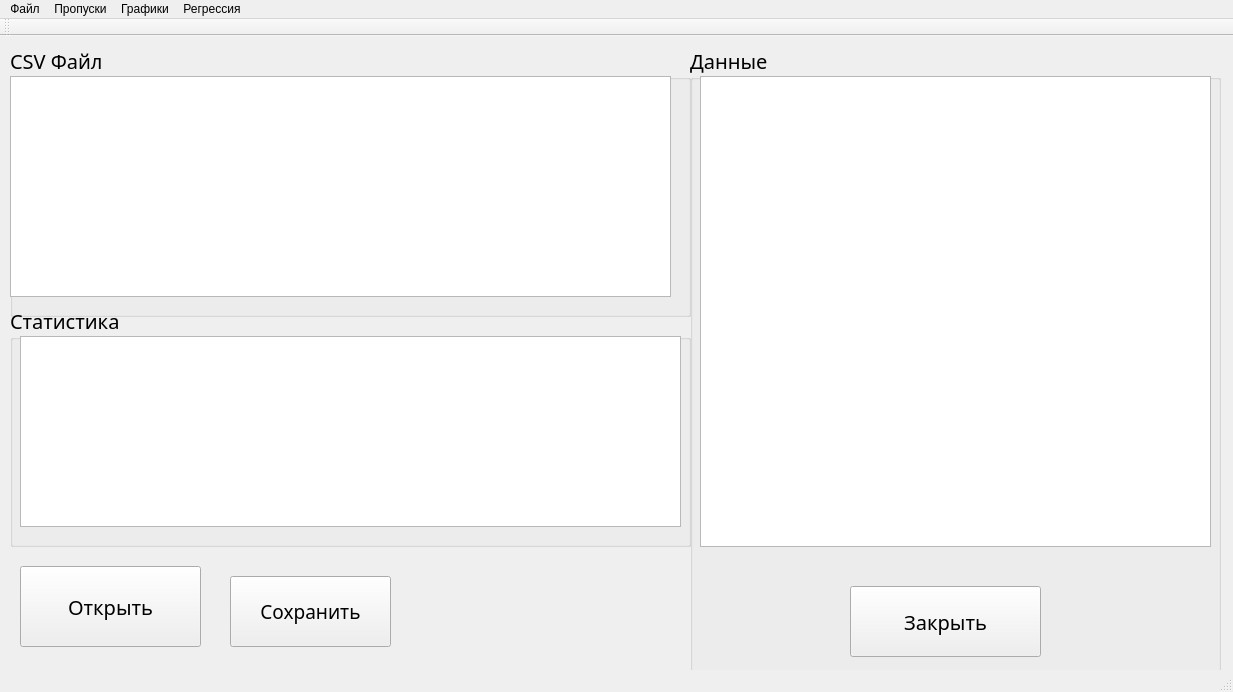
<?xml version="1.0" encoding="UTF-8"?>
<ui version="4.0">
 <class>MainWindow</class>
 <widget class="QMainWindow" name="MainWindow">
  <property name="geometry">
   <rect>
    <x>0</x>
    <y>0</y>
    <width>1233</width>
    <height>692</height>
   </rect>
  </property>
  <property name="windowTitle">
   <string>MainWindow</string>
  </property>
  <property name="styleSheet">
   <string notr="true"/>
  </property>
  <widget class="QWidget" name="centralwidget">
   <widget class="QGroupBox" name="groupBox">
    <property name="geometry">
     <rect>
      <x>10</x>
      <y>10</y>
      <width>681</width>
      <height>271</height>
     </rect>
    </property>
    <property name="font">
     <font>
      <family>Sitka Heading</family>
      <pointsize>15</pointsize>
      <weight>9</weight>
      <italic>false</italic>
      <bold>false</bold>
     </font>
    </property>
    <property name="styleSheet">
     <string notr="true">font: 75 15pt &quot;Sitka Heading&quot;;

</string>
    </property>
    <property name="title">
     <string>CSV Файл</string>
    </property>
    <widget class="QTableView" name="tableView">
     <property name="geometry">
      <rect>
       <x>0</x>
       <y>30</y>
       <width>661</width>
       <height>221</height>
      </rect>
     </property>
     <property name="styleSheet">
      <string notr="true"/>
     </property>
    </widget>
   </widget>
   <widget class="QGroupBox" name="groupBox_2">
    <property name="geometry">
     <rect>
      <x>690</x>
      <y>10</y>
      <width>531</width>
      <height>751</height>
     </rect>
    </property>
    <property name="font">
     <font>
      <family>Sitka Heading</family>
      <pointsize>15</pointsize>
      <weight>9</weight>
      <italic>false</italic>
      <bold>false</bold>
     </font>
    </property>
    <property name="styleSheet">
     <string notr="true">font: 75 15pt &quot;Sitka Heading&quot;;</string>
    </property>
    <property name="title">
     <string>Данные</string>
    </property>
    <widget class="QPushButton" name="pushButton_4">
     <property name="geometry">
      <rect>
       <x>160</x>
       <y>540</y>
       <width>191</width>
       <height>71</height>
      </rect>
     </property>
     <property name="font">
      <font>
       <family>Sitka Heading</family>
       <pointsize>15</pointsize>
       <weight>9</weight>
       <italic>false</italic>
       <bold>false</bold>
      </font>
     </property>
     <property name="text">
      <string>Закрыть</string>
     </property>
    </widget>
    <widget class="QTableView" name="tableView_2">
     <property name="geometry">
      <rect>
       <x>10</x>
       <y>30</y>
       <width>511</width>
       <height>471</height>
      </rect>
     </property>
     <property name="font">
      <font>
       <family>Sitka Heading</family>
       <pointsize>15</pointsize>
       <weight>9</weight>
       <italic>false</italic>
       <bold>false</bold>
      </font>
     </property>
     <property name="styleSheet">
      <string notr="true"/>
     </property>
    </widget>
   </widget>
   <widget class="QPushButton" name="pushButton">
    <property name="geometry">
     <rect>
      <x>20</x>
      <y>530</y>
      <width>181</width>
      <height>81</height>
     </rect>
    </property>
    <property name="font">
     <font>
      <family>Sitka</family>
      <pointsize>15</pointsize>
     </font>
    </property>
    <property name="text">
     <string>Открыть</string>
    </property>
   </widget>
   <widget class="QPushButton" name="pushButton_2">
    <property name="geometry">
     <rect>
      <x>230</x>
      <y>540</y>
      <width>161</width>
      <height>71</height>
     </rect>
    </property>
    <property name="font">
     <font>
      <family>Sitka</family>
      <pointsize>14</pointsize>
     </font>
    </property>
    <property name="text">
     <string>Сохранить</string>
    </property>
   </widget>
   <widget class="QGroupBox" name="groupBox_3">
    <property name="geometry">
     <rect>
      <x>10</x>
      <y>270</y>
      <width>681</width>
      <height>241</height>
     </rect>
    </property>
    <property name="font">
     <font>
      <family>Sitka Heading</family>
      <pointsize>15</pointsize>
      <weight>9</weight>
      <italic>false</italic>
      <bold>false</bold>
     </font>
    </property>
    <property name="styleSheet">
     <string notr="true">font: 75 15pt &quot;Sitka Heading&quot;;</string>
    </property>
    <property name="title">
     <string>Статистика</string>
    </property>
    <widget class="QTableView" name="tableView_3">
     <property name="geometry">
      <rect>
       <x>10</x>
       <y>30</y>
       <width>661</width>
       <height>191</height>
      </rect>
     </property>
     <property name="styleSheet">
      <string notr="true"/>
     </property>
    </widget>
   </widget>
   <zorder>groupBox_2</zorder>
   <zorder>pushButton</zorder>
   <zorder>pushButton_2</zorder>
   <zorder>groupBox</zorder>
   <zorder>groupBox_3</zorder>
  </widget>
  <widget class="QMenuBar" name="menubar">
   <property name="geometry">
    <rect>
     <x>0</x>
     <y>0</y>
     <width>1233</width>
     <height>21</height>
    </rect>
   </property>
   <widget class="QMenu" name="menu">
    <property name="title">
     <string>Файл</string>
    </property>
    <addaction name="action"/>
    <addaction name="action_2"/>
    <addaction name="action_4"/>
   </widget>
   <widget class="QMenu" name="menu_2">
    <property name="title">
     <string>Пропуски</string>
    </property>
    <addaction name="action_5"/>
    <addaction name="separator"/>
    <addaction name="actionPad"/>
    <addaction name="actionFill"/>
    <addaction name="separator"/>
    <addaction name="actionAkima"/>
    <addaction name="actionPolynomial_2"/>
    <addaction name="actionSpline_2"/>
   </widget>
   <widget class="QMenu" name="menu_4">
    <property name="title">
     <string>Графики</string>
    </property>
    <addaction name="action_1"/>
    <addaction name="action_7"/>
    <addaction name="action_8"/>
    <addaction name="action_9"/>
    <addaction name="action_10"/>
   </widget>
   <widget class="QMenu" name="menu_3">
    <property name="title">
     <string>Регрессия</string>
    </property>
    <addaction name="action_6"/>
    <addaction name="action_11"/>
    <addaction name="action_12"/>
    <addaction name="separator"/>
    <addaction name="action_14"/>
   </widget>
   <addaction name="menu"/>
   <addaction name="menu_2"/>
   <addaction name="menu_4"/>
   <addaction name="menu_3"/>
  </widget>
  <widget class="QStatusBar" name="statusbar"/>
  <widget class="QToolBar" name="toolBar">
   <property name="windowTitle">
    <string>toolBar</string>
   </property>
   <attribute name="toolBarArea">
    <enum>TopToolBarArea</enum>
   </attribute>
   <attribute name="toolBarBreak">
    <bool>false</bool>
   </attribute>
  </widget>
  <action name="action">
   <property name="text">
    <string>Открыть</string>
   </property>
  </action>
  <action name="action_2">
   <property name="text">
    <string>Сохранить</string>
   </property>
  </action>
  <action name="action_3">
   <property name="text">
    <string>Печать</string>
   </property>
  </action>
  <action name="action_4">
   <property name="text">
    <string>Выход</string>
   </property>
  </action>
  <action name="action_5">
   <property name="text">
    <string>Проверка на NULL</string>
   </property>
  </action>
  <action name="actionAkira">
   <property name="text">
    <string>Akima</string>
   </property>
  </action>
  <action name="actionSpline">
   <property name="text">
    <string>Spline</string>
   </property>
  </action>
  <action name="actionPolynomial">
   <property name="text">
    <string>Polynomial</string>
   </property>
  </action>
  <action name="actionPad">
   <property name="text">
    <string>Pad</string>
   </property>
  </action>
  <action name="actionFill">
   <property name="text">
    <string>Fill all 0</string>
   </property>
  </action>
  <action name="action_1">
   <property name="text">
    <string>График №1</string>
   </property>
  </action>
  <action name="actionAkima">
   <property name="text">
    <string>Akima</string>
   </property>
  </action>
  <action name="actionPolynomial_2">
   <property name="text">
    <string>Polynomial</string>
   </property>
  </action>
  <action name="actionSpline_2">
   <property name="text">
    <string>Spline</string>
   </property>
  </action>
  <action name="action_7">
   <property name="text">
    <string>График №2</string>
   </property>
  </action>
  <action name="action_8">
   <property name="text">
    <string>График №3</string>
   </property>
  </action>
  <action name="action_9">
   <property name="text">
    <string>График №4</string>
   </property>
  </action>
  <action name="action_10">
   <property name="text">
    <string>График №5</string>
   </property>
  </action>
  <action name="action_6">
   <property name="text">
    <string>Линейная регрессия</string>
   </property>
  </action>
  <action name="action_11">
   <property name="text">
    <string>Ридж регрессия</string>
   </property>
  </action>
  <action name="action_12">
   <property name="text">
    <string>Лассо регрессия</string>
   </property>
  </action>
  <action name="action_14">
   <property name="text">
    <string>Общий график</string>
   </property>
  </action>
  <action name="actionTEST">
   <property name="text">
    <string>TEST</string>
   </property>
  </action>
 </widget>
 <resources/>
 <connections/>
</ui>
